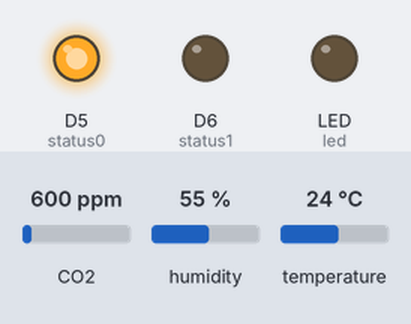
This program was run on a simulated CircuitPython board. Parts: output pins drawn as LEDs (lit = HIGH). The inputs (shaded band) are chosen by the test bench; at power-on: CO2 600 ppm, humidity 55 %, temperature 24 °C. What the program prints to the serial console is not drawn.

Above: at 0.1 s.
Timing chart, 0 to 1.6 s (numbered marks = the images above):
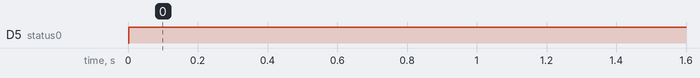

Measured:
- by itself, D5 (status0): LOW → HIGH at 0.00 s

The program:

code.py
```python
# Simple Air Quality "Stoplight"
#
# Author: David Bryant (david@disquiry.com)
# Date: September 29, 2024
#
# This Python program reads current CO2 values from an SCD40 air quality sensor
# and translates the reading into a simple Red/Yellow/Green indication that
# can be used to drive three LEDs.
#
# It is designed to be compatible with the "SAO" connector interface built into
# Superconference badges to enable user-developed add ons.  That interface
# provides VCC, GND, I2C data (SCL & SDA) and two GPIO pins.  I2C is used to
# communicate with the SCD40 and the two GPIO pins allow four different values
# (00, 01, 10, and 11) to be processed by digital logic gates to drive the
# red, yellow and green LEDs independently.
#
# Adjustable thresholds allow easy adjustment to the CO2 levels (in ppm) that
# define good (Green), warning (Yellow), and alert (Red).
#
# Adafruit's SCD40 Circuit Python library is used for sensor communications,
# and needs to be loaded onto the target Circuit Python-compatible MCU for
# the application to function.  That library allows setting the operating
# altitude, which should be defined properly here.  It also supports a temperature
# offset value, which is 2.0 degrees C by default but might need to be different
# depending on deployment environment.


import board
import digitalio
import time
import adafruit_scd4x

# Note that this blocks until the sensor reports it has data ready
def readco2():
    global scd4x

    while True:
        if scd4x.data_ready:
            tempF = (scd4x.temperature * 1.8) + 32.0
            print("%d CO2 ppm, %0.1f *F, %0.1f %%RH" %
                (scd4x.CO2, tempF, scd4x.relative_humidity))
            # print("CO2: %d ppm" % scd4x.CO2)
            # print("Temperature: %0.1f *C" % scd4x.temperature)
            # print("Humidity: %0.1f %%" % scd4x.relative_humidity)
            # print()
            return scd4x.CO2
        else:
            time.sleep(1);

# Determine air quality corresponding to CO2 reading, with thresholds
# to establish green, yellow, and red status in overall PPM.  Note that
# these thresholds are arbitrary and not based on hard science.
def co2status(co2value):
    # AQ status is green if CO2 < WARNING level
    if co2value < CO2_WARNING:
        return GREEN
    # AQ status is yellow if WARNING < CO2 < ALARM levels
    if co2value < CO2_ALARM:
        return YELLOW
    # AQ status is red if CO2 >= ALARM level
    return RED

def setLED(newstatus):
    global status
    if newstatus == status:
        return

    if newstatus & 1:
        status0.value = True
    else:
        status0.value = False
    if newstatus & 2:
        status1.value = True
    else:
        status1.value = False
    status = newstatus
    return

# Map LED control values (GPIO1 & GPIO2) to LED colors.
# Must agree with wiring on Stoplight controller board.
OFF = 0
GREEN = 1
YELLOW = 3
RED = 2

# Set sensor sample delay, in seconds
SAMPLE_DELAY = 40

# Specify altitude of measurement location, in meters
ALTITUDE = 400

# Define CO2 values that constitute Red (Alarm) & Yellow (Warning) values
# US NIOSH (1987) recommendations:
# 250-350 ppm - normal outdoor ambient concentrations
# 600 ppm - minimal air quality complaints
# 600-1,000 ppm - less clearly interpreted
# 1,000 ppm - indicates inadequate ventilation; complaints such as headaches, fatigue, and eye and throat irritation will be more widespread; 1,000 ppm should be used as an upper limit for indoor levels

CO2_WARNING = 800
CO2_ALARM = 1000

# On-board LED
led = digitalio.DigitalInOut(board.LED)
led.direction = digitalio.Direction.OUTPUT

# Two GPIO lines for the SAO interface, drives our Green/Yellow/Red LEDs.
# status0 is the low-order bit and status1 is the high-order bit in our
# overall 2-bit encoding scheme.
status0 = digitalio.DigitalInOut(board.D5)
status0.direction = digitalio.Direction.OUTPUT

status1 = digitalio.DigitalInOut(board.D6)
status1.direction = digitalio.Direction.OUTPUT

# Initialize LEDs to all off, overall CO2 status is off (LEDs are off)
status0.value = False
status1.value = False
status = OFF

# Connect to SCD40 and initialize
# i2c = board.I2C()  # uses board.SCL and board.SDA
i2c = board.STEMMA_I2C()  # For using the built-in STEMMA QT connector on a microcontroller
scd4x = adafruit_scd4x.SCD4X(i2c)
# print("Serial number:", [hex(i) for i in scd4x.serial_number])

# Configure SDCD40 for local use. Must do before starting measurement
scd4x.temperature_offset = 0.0
scd4x.altitude = ALTITUDE

# Can use low-power measurement mode for sampling longer than 30 seconds
if SAMPLE_DELAY > 30:
    scd4x.start_low_periodic_measurement()
else:
    scd4x.start_periodic_measurement()

print("Waiting for first measurement....")

while True:
    # Read data from the SCD40, blocking until it has data
    co2value = readco2()

    # Calculate green/yellow/red CO2 air quality status from CO2 value
    newstatus = co2status(co2value)

    setLED(newstatus)

    time.sleep(SAMPLE_DELAY)
```
